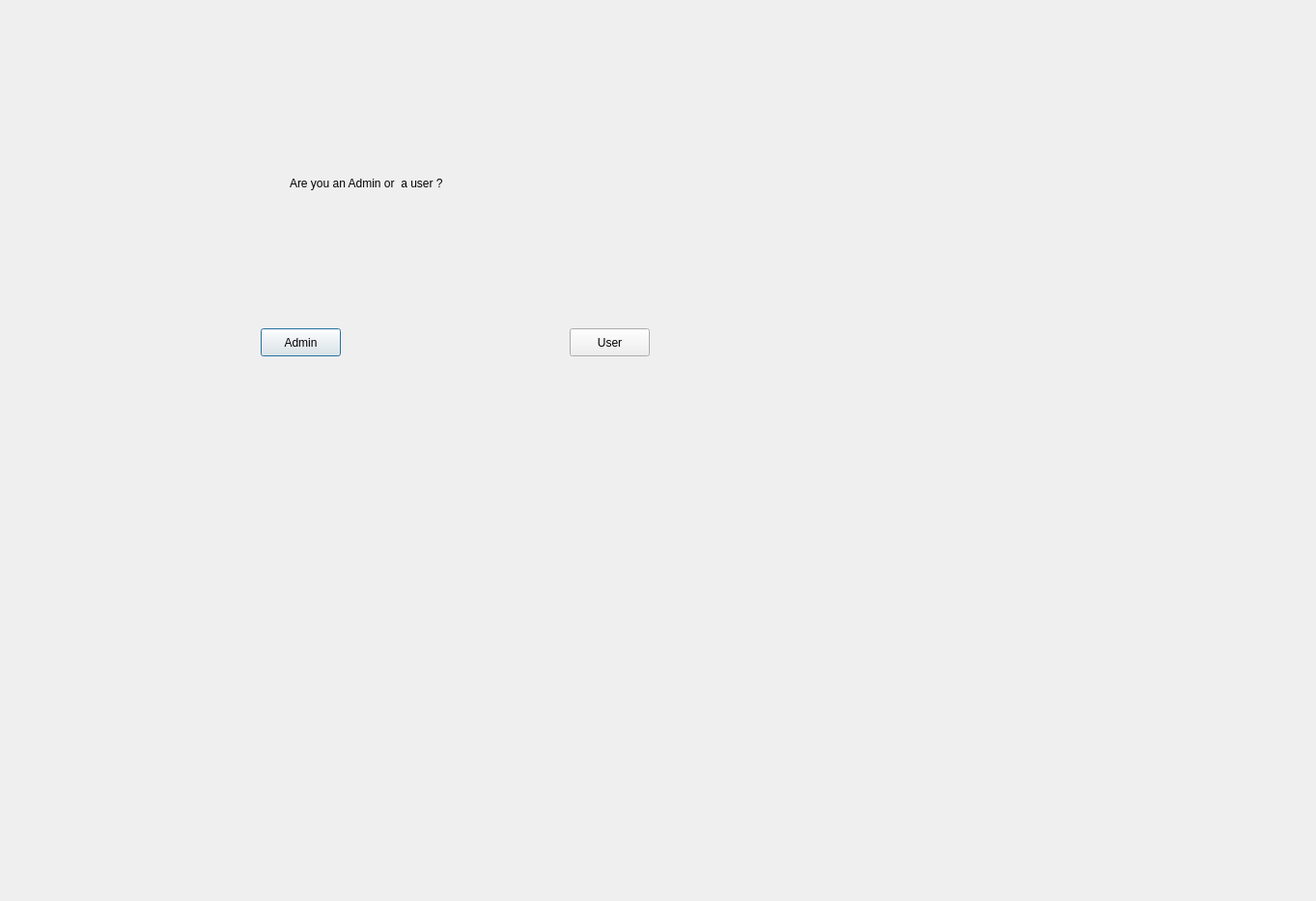
<?xml version="1.0" encoding="UTF-8"?>
<ui version="4.0">
 <class>mainwindow</class>
 <widget class="QDialog" name="mainwindow">
  <property name="geometry">
   <rect>
    <x>0</x>
    <y>0</y>
    <width>1363</width>
    <height>933</height>
   </rect>
  </property>
  <property name="windowTitle">
   <string>Dialog</string>
  </property>
  <widget class="QLabel" name="label">
   <property name="geometry">
    <rect>
     <x>300</x>
     <y>180</y>
     <width>331</width>
     <height>20</height>
    </rect>
   </property>
   <property name="text">
    <string>Are you an Admin or  a user ?</string>
   </property>
  </widget>
  <widget class="QPushButton" name="adminpushbutton">
   <property name="geometry">
    <rect>
     <x>270</x>
     <y>340</y>
     <width>83</width>
     <height>29</height>
    </rect>
   </property>
   <property name="text">
    <string>Admin</string>
   </property>
  </widget>
  <widget class="QPushButton" name="userpushbutton">
   <property name="geometry">
    <rect>
     <x>590</x>
     <y>340</y>
     <width>83</width>
     <height>29</height>
    </rect>
   </property>
   <property name="text">
    <string>User</string>
   </property>
  </widget>
 </widget>
 <resources/>
 <connections/>
</ui>
